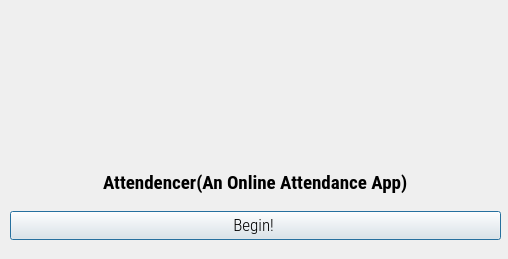
<?xml version="1.0" encoding="UTF-8"?>
<ui version="4.0">
 <class>Dialog</class>
 <widget class="QDialog" name="Dialog">
  <property name="geometry">
   <rect>
    <x>0</x>
    <y>0</y>
    <width>508</width>
    <height>259</height>
   </rect>
  </property>
  <property name="minimumSize">
   <size>
    <width>508</width>
    <height>259</height>
   </size>
  </property>
  <property name="maximumSize">
   <size>
    <width>508</width>
    <height>259</height>
   </size>
  </property>
  <property name="windowTitle">
   <string>Face Recognition Time Attendance App</string>
  </property>
  <property name="windowIcon">
   <iconset>
    <normaloff>:/icon/icon.png</normaloff>:/icon/icon.png</iconset>
  </property>
  <widget class="QWidget" name="verticalLayoutWidget">
   <property name="geometry">
    <rect>
     <x>10</x>
     <y>160</y>
     <width>491</width>
     <height>80</height>
    </rect>
   </property>
   <layout class="QVBoxLayout" name="verticalLayout">
    <item>
     <layout class="QHBoxLayout" name="horizontalLayout">
      <item alignment="Qt::AlignHCenter">
       <widget class="QLabel" name="filelabel">
        <property name="font">
         <font>
          <family>Roboto Condensed</family>
          <pointsize>14</pointsize>
          <weight>75</weight>
          <bold>true</bold>
         </font>
        </property>
        <property name="text">
         <string>Attendencer(An Online Attendance App)</string>
        </property>
       </widget>
      </item>
     </layout>
    </item>
    <item>
     <widget class="QPushButton" name="runButton">
      <property name="font">
       <font>
        <family>Roboto Condensed Light</family>
        <pointsize>13</pointsize>
       </font>
      </property>
      <property name="text">
       <string>Begin! </string>
      </property>
     </widget>
    </item>
   </layout>
  </widget>
  <widget class="QLabel" name="label">
   <property name="geometry">
    <rect>
     <x>10</x>
     <y>10</y>
     <width>481</width>
     <height>141</height>
    </rect>
   </property>
   <property name="styleSheet">
    <string notr="true">image: url(:/logi/logo.png);
border-image: url(:/border/border.jpg);</string>
   </property>
   <property name="text">
    <string/>
   </property>
   <property name="scaledContents">
    <bool>true</bool>
   </property>
   <property name="wordWrap">
    <bool>false</bool>
   </property>
  </widget>
 </widget>
 <resources>
  <include location="test.qrc"/>
 </resources>
 <connections/>
</ui>
